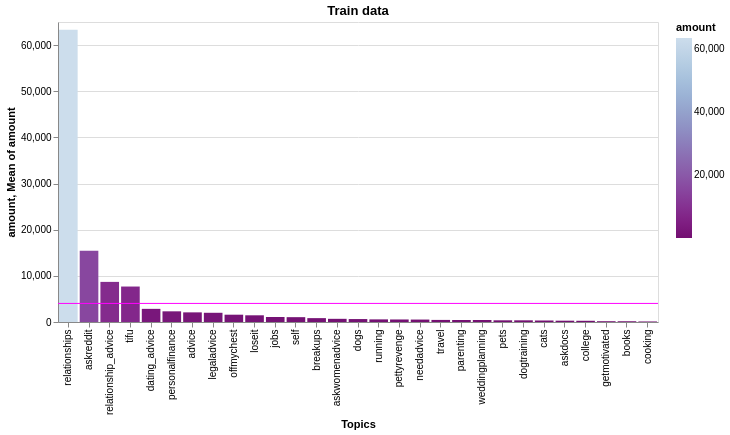

Notebook code for this chart:
### Code cell
# showing the amount of posts in each subreddit (category) in the training set
bar = show_me_more(training, "Train data", 'bluepurple')
bar.display()

### Figure 1 — Vega-Lite specification as saved in the notebook (floating-point values rounded to 4 significant figures)
{"config": {"view": {"continuousWidth": 300, "continuousHeight": 300}}, "layer": [{"mark": {"type": "bar"}, "encoding": {"color": {"field": "amount", "scale": {"scheme": "bluepurple", "reverse": true}, "type": "quantitative"}, "tooltip": {"field": "amount", "type": "quantitative"}, "x": {"field": "Topics", "sort": {}, "type": "nominal"}, "y": {"field": "amount", "type": "quantitative"}}, "name": "view_1", "title": "Train data"}, {"mark": {"type": "rule", "color": "magenta"}, "encoding": {"y": {"aggregate": "mean", "field": "amount", "type": "quantitative"}}}], "data": {"name": "data-fec6078ae35ec5f93a61acc6c43210a7"}, "params": [{"name": "param_1", "select": {"type": "interval", "encodings": ["x", "y"]}, "bind": "scales", "views": ["view_1"]}], "width": 600, "$schema": "https://vega.github.io/schema/vega-lite/v5.20.1.json", "datasets": {"data-fec6078ae35ec5f93a61acc6c43210a7": [{"Topics": "relationships", "amount": 63324}, {"Topics": "askreddit", "amount": 15440}, {"Topics": "relationship_advice", "amount": 8691}, {"Topics": "tifu", "amount": 7685}, {"Topics": "dating_advice", "amount": 2849}, {"Topics": "personalfinance", "amount": 2312}, {"Topics": "advice", "amount": 2088}, {"Topics": "legaladvice", "amount": 1997}, {"Topics": "offmychest", "amount": 1582}, {"Topics": "loseit", "amount": 1452}, {"Topics": "jobs", "amount": 1084}, {"Topics": "self", "amount": 1048}, {"Topics": "breakups", "amount": 838}, {"Topics": "askwomenadvice", "amount": 688}, {"Topics": "dogs", "amount": 638}, {"Topics": "running", "amount": 567}, {"Topics": "pettyrevenge", "amount": 548}, {"Topics": "needadvice", "amount": 528}, {"Topics": "travel", "amount": 452}, {"Topics": "parenting", "amount": 435}, {"Topics": "weddingplanning", "amount": 433}, {"Topics": "pets", "amount": 366}, {"Topics": "dogtraining", "amount": 362}, {"Topics": "cats", "amount": 324}, {"Topics": "askdocs", "amount": 283}, {"Topics": "college", "amount": 264}, {"Topics": "getmotivated", "amount": 169}, {"Topics": "books", "amount": 161}, {"Topics": "cooking", "amount": 114}]}}
